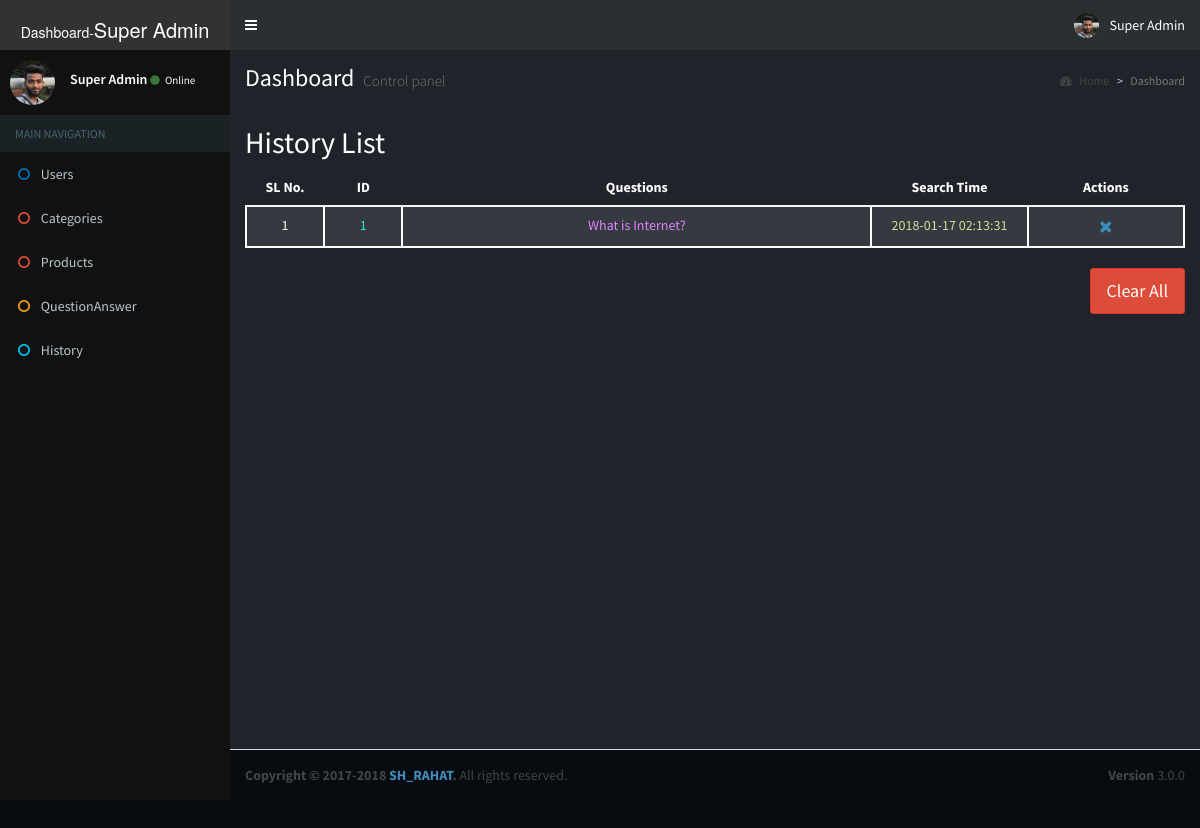
/admin/history_list.php (signed in), run on the app's committed database.
### tables this page shows
CREATE TABLE `histories` (
  `id` int(11) NOT NULL,
  `question_id` int(11) NOT NULL,
  `search_time` timestamp NOT NULL DEFAULT CURRENT_TIMESTAMP ON UPDATE CURRENT_TIMESTAMP
);

CREATE TABLE `question_answers` (
  `id` int(11) NOT NULL,
  `category_id` int(11) NOT NULL,
  `questions` varchar(200) NOT NULL,
  `answers` text NOT NULL
);

### admin/function/function.php (called while the page is built, shortened)
<?php
include "connection.php";
            ?>
            <?php
function getAllhistory() {
    global $connection;
    $response = [];
    $status = FALSE;
    $data = [];
    $message = "Data not found";
    $sql = "";
    $sql .= "SELECT h.id as history_id, h.search_time, qa.questions FROM histories as h JOIN question_answers as qa ON  h.question_id=qa.id ORDER BY h.id DESC";
    $result = $connection->query($sql);
    if ($result->num_rows > 0) {
        while ($user = $result->fetch_object()) {
            $data[] = $user;
        }
        $status = true;
        $message = "Data  Found";
        $response = [
            'status' => $status,
            'message' => $message,
            'data' => $data,
        ];
    } else {
        $response = [
            'status' => $status,
            'message' => $message,
            'data' => $data,
        ];
    }
    return $response;
}

### admin/history_list.php (the view, shortened to what this page needs)
<?php
include "header.php";
include "left_menu.php";
?>
<div class="content-wrapper" style="background-color: #20242a;">
    <section class="content-header">
        <h1 style="color: #fff;">
            Dashboard
            <small>Control panel</small>
        </h1>
        <ol class="breadcrumb">
            <li><a href="#"><i class="fa fa-dashboard"></i> Home</a></li>
            <li class="active">Dashboard</li>
        </ol>
    </section>
    <section class="content">
        <div class="row">
            <div class="col-lg-12 col-xs-12 col-md-12">
                <?php
                $user_list = getAllhistory();
                ?>
                <h2 style="color: #fff;">History List</h2>
                <table class="table table-striped">
                    <thead>
                        <tr style="color: #fff;">
                            <th>SL No.</th>
                            <th>ID</th>
                            <th>Questions</th>
                            <th>Search Time</th>
                            <th>Actions</th>
                        </tr>
                    </thead>
                    <tbody>
                        <?php
                        $sl = 1;
                        if (isset($user_list['status']) && $user_list['status'] == true) {
                            foreach ($user_list['data'] as $user) {
                                ?>
                                <tr style="color: #fff; background: #353a40; text-align: center;">
                                    <td style="border: 2px solid #fff;" class="col-md-1" id=""><?php echo $sl; ?></td>
                                    <td style="border: 2px solid #fff;" class="col-md-1"><?php echo "<span style='color:#36dada;'>$user->history_id</span>"; ?></td>
                                    <td style="border: 2px solid #fff;" class="col-md-6"><?php echo "<span style='color:#e081ff;'>$user->questions</span>"; ?></td>
                                    <td style="border: 2px solid #fff;" class="col-md-2"><?php echo "<span style='color:#d3df97;'>$user->search_time</span>"; ?></td>
                                    <td style="border: 2px solid #fff;" class="col-md-2">
                                        <a href="#" title="Delete" onclick="showDeleteConfirm(<?php echo $user->history_id; ?>, 'histories');">
                                            <span class="glyphicon glyphicon-remove" style="margin: 4px;"></span>
                                        </a>
                                    </td>
                                </tr>
                                <?php
                                $sl++;
                            }
                        } else {
                            ?>
                            <tr style="text-align: center; color: #cc0000;">
                                <td colspan="5">Data Not Found</td>
                            </tr>
                        <?php } ?>
                    </tbody>
                </table>
            </div>
            <div class="col-lg-12 col-xs-12 col-md-12">
                <button class="pull-right btn btn-danger btn-lg" title="Clear All Entries" onclick="showDeleteAllConfirm('histories');">Clear All</button>
            </div>
        </div>
    </section>
</div>
<?php
include "footer.php";
?>

### admin/header.php (style rules this page uses)
th { text-align: center; }

### data on the page
histories: id "1", question_answers.questions "What is Internet?", search_time "2018-01-17 02:13:31"

### other printed values
$_SESSION['login']['logged_full_name'] "Super Admin"
